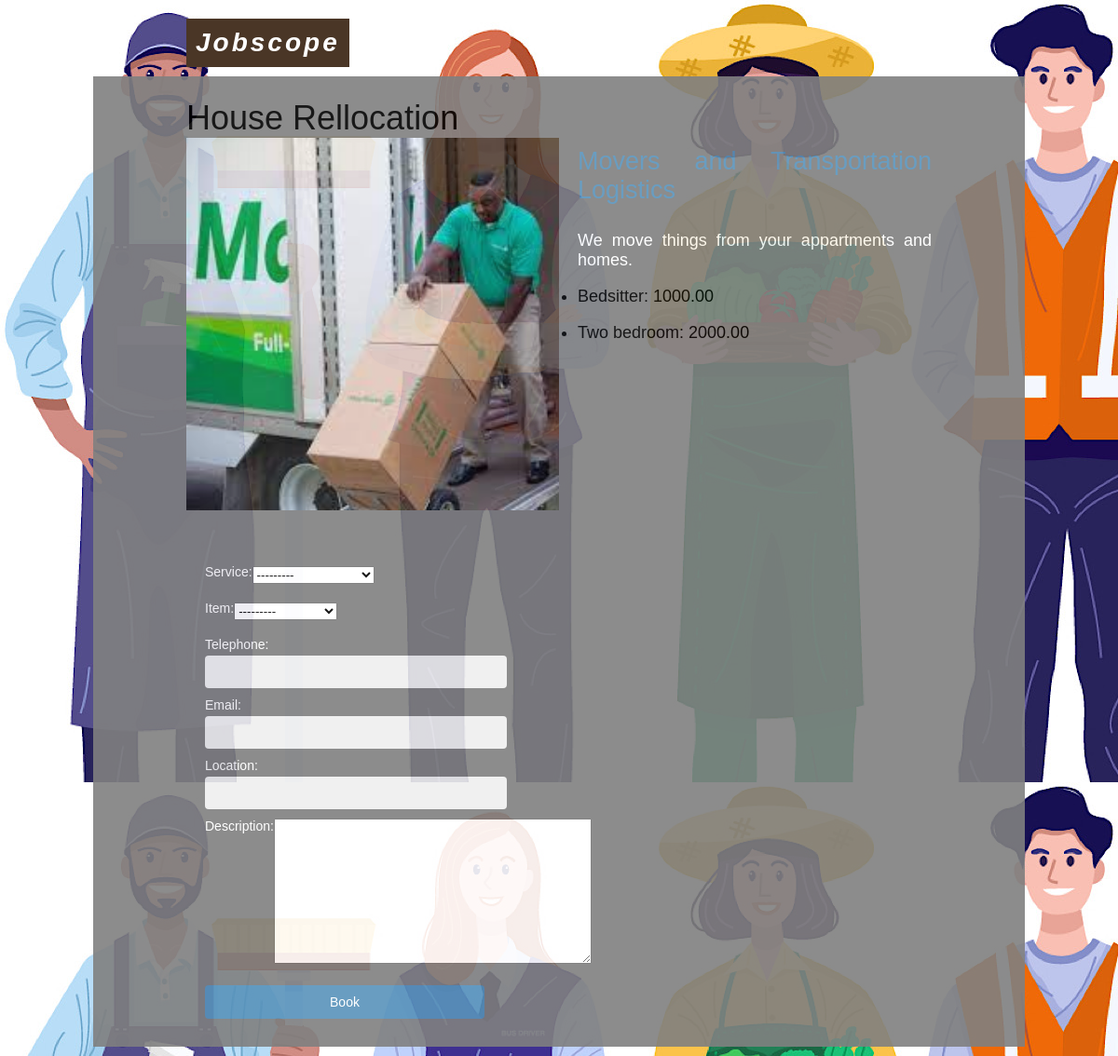
Page /service/1/house/ on the earlier database version.
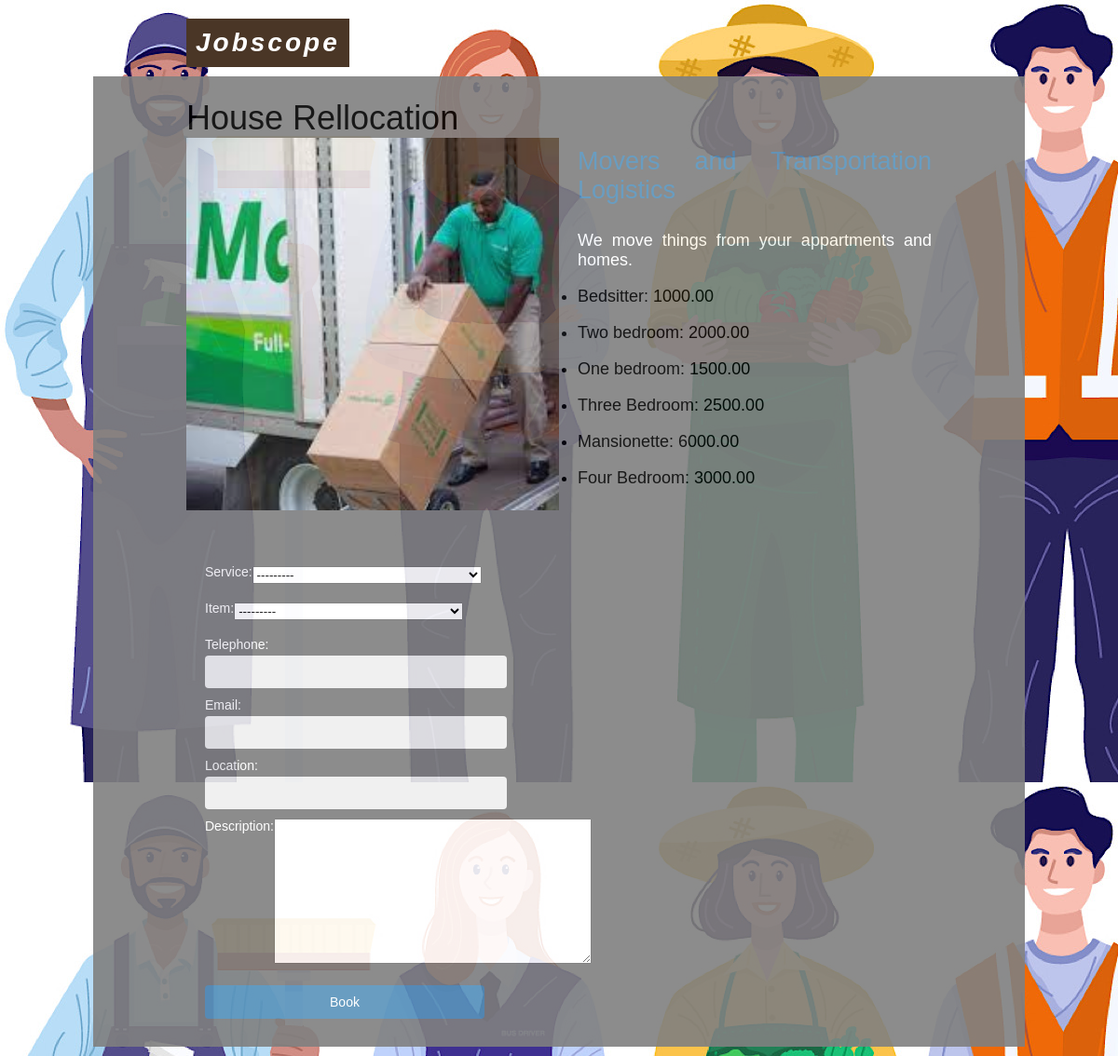
Same page on the later database version.
### service/models.py (models this page shows)
class Item(models.Model):
    name = models.CharField(max_length=200, db_index=True)
    slug = models.SlugField(max_length=200, db_index=True)
    category = models.ForeignKey(Service, related_name='item', on_delete=models.CASCADE)
    price = models.DecimalField(max_digits=10, decimal_places=2)
    created = models.DateTimeField(auto_now_add=True)
    updated = models.DateTimeField(auto_now=True)
    def __str__(self):
        return self.name

### service/views.py (the view)
# urls.py: path('<int:id>/<slug:slug>/', views.service_detail,name='service_detail'),
def service_detail(request, id, slug):
    item = Item.objects.all()
    service = get_object_or_404(Service, id=id, slug=slug)
    items = item.filter(category=service)
    if request.method == 'POST':
        form =BookingForm(request.POST)
        if form.is_valid():
            cd = form.cleaned_data
            username = request.user.username
            service = cd['service']
            item =cd['item']
            item_picked = Item.objects.get(name=item)
            service_picked = Service.objects.get(name=service)
            user = User.objects.get(username=username)
            Booking.objects.create(name=user, service=service_picked, item=item_picked, description=cd['description'], telephone=cd['telephone'], email=cd['email'], location=cd['location'], )
    else:
        form = BookingForm()
    return render(request, 'shop/product/detail.html', {'service': service, 'form':form, 'items':items})

### booking/forms.py
class BookingForm(forms.ModelForm):
    class Meta:
        model = Booking
        fields =('service','item','telephone','email','location','description',  )

### service/models.py (called while the page is built)
    def __str__(self):
        return self.name

    def get_absolute_url(self):
        return reverse('jobscope:category_services', args=[self.slug])

    def __str__(self):
        return self.name

### service/templates/shop/product/detail.html (shortened to what this page needs)
{% extends "shop/base.html" %}
{% load static %}
{% block content %}
<div  class="product-detail">
  <h1>{{ service.name }}</h1>
  <img style="height:100px, weight=100px" src="{% if service.image %}{{service.image.url}}{%else%}{%static "img/no_image.png"%}{%endif%}">
  <h2>
    <a href="{{ service.category.get_absolute_url }}">{{ service.category }}</a>
  </h2>
  {{ service.description|linebreaks }}
  {% for item in items %}
  <ul>
	  <li>{{ item.name }}: {{ item.price }}</li>
  </ul>
  {% endfor %}
  <form class="feed_form" method="post">
	  {{ form.as_p }}
	  <p><input type="submit" value="Book"></p>
  </form>
 </div>
{% endblock %}

Differences in the rows shown:
added Item: name "One bedroom", price "1500.00"
added Item: name "Three Bedroom", price "2500.00"
added Item: name "Mansionette", price "6000.00"
added Item: name "Four Bedroom", price "3000.00"
